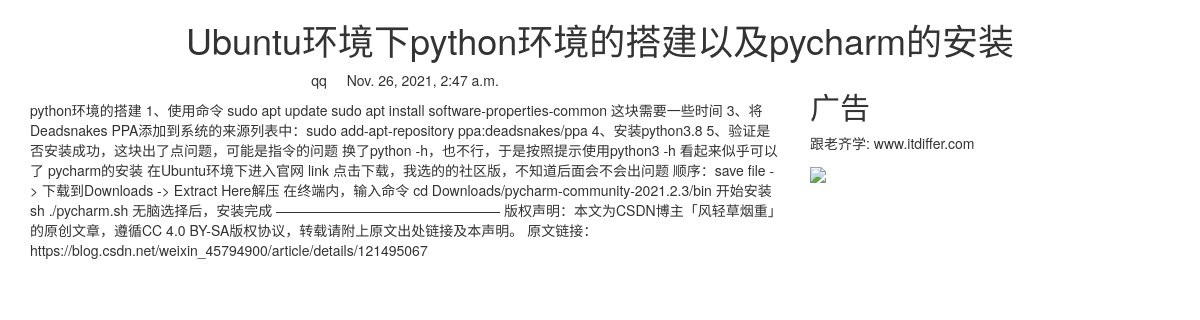
Page /myblog/1/ on the committed database.
### myblog/models.py (models this page shows, shortened)
class BlogArticles(models.Model):
    title = models.CharField(max_length=300)
    author = models.ForeignKey(User, on_delete=models.CASCADE, related_name="blog_posts")
    body = models.TextField()
    publish = models.DateTimeField(default=timezone.now)
    class Meta:
        ordering = ("-publish", )

### myblog/views.py (the view)
# urls.py: path('<int:article_id>/', views.blog_article)
def blog_article(request, article_id):
    article = BlogArticles.objects.get(id=article_id)
    pub = article.publish
    return render(request, "mblog/content.html", {"article": article, "publish": pub})

### myblog/templates/mblog/content.html (shortened to what this page needs)
{% extends "base.html" %}
{% block content %}
<div class="row text-center vertical-middle-sm">
    <h1>{{article.title}}</h1>
</div>
<div class="row">
    <div class="col-xs-12 col-md-8">
        <p class="text-center"><span>{{article.author.username}}</span><span style="margin-left:20px">{{publish}}</span>
        </p>
        <div>{{ article.body }}</div>
    </div>
    <div class="col-xs-6 col-md-4">
        <h2>广告</h2>
        <p>跟老齐学: www.itdiffer.com</p>
        <img width="200px" src="https://raw.githubusercontent.com/qiwsir/DjangoPracticeProject/master/python-book2.png">
    </div>
</div>
{% endblock %}

### myblog/templates/base.html (shortened to what this page needs)
<!DOCTYPE html>
<html lang="zh-cn">
<head>
    <link rel="stylesheet" href="https://github.com/necolas/normalize.css/blob/master/normalize.css">
    <link rel="stylesheet" href="https://cdn.bootcss.com/bootstrap/3.3.7/css/bootstrap.min.css">
</head>
<body>
    <div class="container">
        {% block content %}
        {% endblock %}
    </div>
</body>
</html>

### rows in the picture
BlogArticles: title "Ubuntu环境下python环境的搭建以及pycharm的安装", author.username "qq", publish "Nov. 26, 2021, 2:47 a.m.", body "python环境的搭建 1、使用命令 sudo apt update sudo apt install software-properties-common 这块需要一些时间 3、将Deadsnakes PPA添加到系统的来源列表中：sudo add-apt-repository ppa:deadsnakes/ppa 4、安装python3.8 5、验证是否安装成功，这块出了点问题，可能是指令的问题 换了python -h，也不行，于是按照提示使用python3 -h 看起来似乎可以了 pycharm的安装 在Ubuntu环境下进入官网 link 点击下载，我选的的社区版，不知道后面会不会出问题 顺序：save file -> 下载到Downloads -> Extract Here解压 在终端内，输入命令 cd Downloads/pycharm-community-2021.2.3/bin 开始安装 sh ./pycharm.sh 无脑选择后，安装完成 ———————————————— 版权声明：本文为CSDN博主「风轻草烟重」的原创文章，遵循CC 4.0 BY-SA版权协议，转载请附上原文出处链接及本声明。 原文链接：https://blog.csdn.net/weixin_45794900/article/details/121495067"
